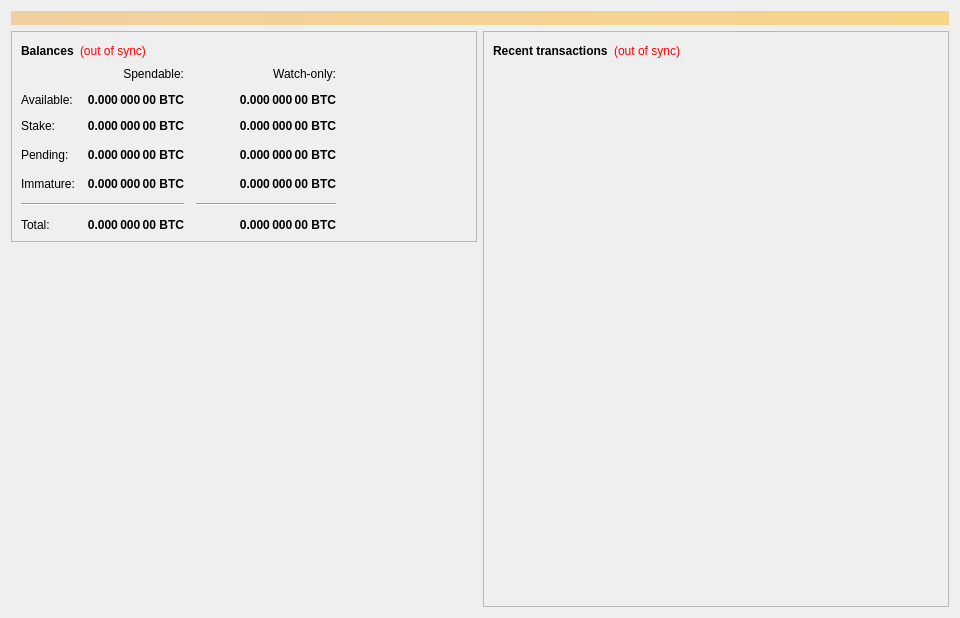
<?xml version="1.0" encoding="UTF-8"?>
<ui version="4.0">
 <class>OverviewPage</class>
 <widget class="QWidget" name="OverviewPage">
  <property name="geometry">
   <rect>
    <x>0</x>
    <y>0</y>
    <width>960</width>
    <height>618</height>
   </rect>
  </property>
  <property name="minimumSize">
   <size>
    <width>960</width>
    <height>0</height>
   </size>
  </property>
  <property name="windowTitle">
   <string>Form</string>
  </property>
  <layout class="QVBoxLayout" name="topLayout">
   <item>
    <widget class="QLabel" name="labelAlerts">
     <property name="visible">
      <bool>false</bool>
     </property>
     <property name="styleSheet">
      <string notr="true">background-color: qlineargradient(x1: 0, y1: 0, x2: 1, y2: 0, stop:0 #F0D0A0, stop:1 #F8D488); color:#000000;</string>
     </property>
     <property name="wordWrap">
      <bool>true</bool>
     </property>
     <property name="margin">
      <number>3</number>
     </property>
    </widget>
   </item>
   <item>
    <layout class="QHBoxLayout" name="horizontalLayout" stretch="1,1">
     <item>
      <layout class="QVBoxLayout" name="verticalLayout_2">
       <item>
        <widget class="QFrame" name="frame">
         <property name="frameShape">
          <enum>QFrame::StyledPanel</enum>
         </property>
         <property name="frameShadow">
          <enum>QFrame::Raised</enum>
         </property>
         <layout class="QVBoxLayout" name="verticalLayout_4">
          <item>
           <layout class="QHBoxLayout" name="horizontalLayout_4">
            <item>
             <widget class="QLabel" name="label_5">
              <property name="font">
               <font>
                <weight>75</weight>
                <bold>true</bold>
               </font>
              </property>
              <property name="text">
               <string>Balances</string>
              </property>
             </widget>
            </item>
            <item>
             <widget class="QLabel" name="labelWalletStatus">
              <property name="cursor">
               <cursorShape>WhatsThisCursor</cursorShape>
              </property>
              <property name="toolTip">
               <string>The displayed information may be out of date. Your wallet automatically synchronizes with the Ixarcoin network after a connection is established, but this process has not completed yet.</string>
              </property>
              <property name="styleSheet">
               <string notr="true">QLabel { color: red; }</string>
              </property>
              <property name="text">
               <string notr="true">(out of sync)</string>
              </property>
              <property name="alignment">
               <set>Qt::AlignLeading|Qt::AlignLeft|Qt::AlignVCenter</set>
              </property>
             </widget>
            </item>
            <item>
             <spacer name="horizontalSpacer_3">
              <property name="orientation">
               <enum>Qt::Horizontal</enum>
              </property>
              <property name="sizeHint" stdset="0">
               <size>
                <width>40</width>
                <height>20</height>
               </size>
              </property>
             </spacer>
            </item>
           </layout>
          </item>
          <item>
           <layout class="QGridLayout" name="gridLayout">
            <property name="spacing">
             <number>12</number>
            </property>
            <item row="6" column="1">
             <widget class="QLabel" name="labelTotal">
              <property name="font">
               <font>
                <weight>75</weight>
                <bold>true</bold>
               </font>
              </property>
              <property name="cursor">
               <cursorShape>IBeamCursor</cursorShape>
              </property>
              <property name="toolTip">
               <string>Your current total balance</string>
              </property>
              <property name="text">
               <string notr="true">0.000 000 00 BTC</string>
              </property>
              <property name="alignment">
               <set>Qt::AlignRight|Qt::AlignTrailing|Qt::AlignVCenter</set>
              </property>
              <property name="textInteractionFlags">
               <set>Qt::LinksAccessibleByMouse|Qt::TextSelectableByKeyboard|Qt::TextSelectableByMouse</set>
              </property>
             </widget>
            </item>
            <item row="3" column="0">
             <widget class="QLabel" name="labelPendingText">
              <property name="text">
               <string>Pending:</string>
              </property>
             </widget>
            </item>
            <item row="0" column="2">
             <widget class="QLabel" name="labelWatchonly">
              <property name="text">
               <string>Watch-only:</string>
              </property>
              <property name="alignment">
               <set>Qt::AlignRight|Qt::AlignTrailing|Qt::AlignVCenter</set>
              </property>
             </widget>
            </item>
            <item row="3" column="2">
             <widget class="QLabel" name="labelWatchPending">
              <property name="font">
               <font>
                <weight>75</weight>
                <bold>true</bold>
               </font>
              </property>
              <property name="cursor">
               <cursorShape>IBeamCursor</cursorShape>
              </property>
              <property name="toolTip">
               <string>Unconfirmed transactions to watch-only addresses</string>
              </property>
              <property name="text">
               <string notr="true">0.000 000 00 BTC</string>
              </property>
              <property name="alignment">
               <set>Qt::AlignRight|Qt::AlignTrailing|Qt::AlignVCenter</set>
              </property>
              <property name="textInteractionFlags">
               <set>Qt::LinksAccessibleByMouse|Qt::TextSelectableByKeyboard|Qt::TextSelectableByMouse</set>
              </property>
             </widget>
            </item>
            <item row="4" column="2">
             <widget class="QLabel" name="labelWatchImmature">
              <property name="font">
               <font>
                <weight>75</weight>
                <bold>true</bold>
               </font>
              </property>
              <property name="cursor">
               <cursorShape>IBeamCursor</cursorShape>
              </property>
              <property name="toolTip">
               <string>Mined balance in watch-only addresses that has not yet matured</string>
              </property>
              <property name="text">
               <string notr="true">0.000 000 00 BTC</string>
              </property>
              <property name="alignment">
               <set>Qt::AlignRight|Qt::AlignTrailing|Qt::AlignVCenter</set>
              </property>
              <property name="textInteractionFlags">
               <set>Qt::LinksAccessibleByMouse|Qt::TextSelectableByKeyboard|Qt::TextSelectableByMouse</set>
              </property>
             </widget>
            </item>
            <item row="3" column="3">
             <spacer name="horizontalSpacer_2">
              <property name="orientation">
               <enum>Qt::Horizontal</enum>
              </property>
              <property name="sizeHint" stdset="0">
               <size>
                <width>40</width>
                <height>20</height>
               </size>
              </property>
             </spacer>
            </item>
            <item row="5" column="2">
             <widget class="Line" name="lineWatchBalance">
              <property name="sizePolicy">
               <sizepolicy hsizetype="Preferred" vsizetype="Fixed">
                <horstretch>0</horstretch>
                <verstretch>0</verstretch>
               </sizepolicy>
              </property>
              <property name="minimumSize">
               <size>
                <width>140</width>
                <height>0</height>
               </size>
              </property>
              <property name="orientation">
               <enum>Qt::Horizontal</enum>
              </property>
             </widget>
            </item>
            <item row="4" column="0">
             <widget class="QLabel" name="labelImmatureText">
              <property name="text">
               <string>Immature:</string>
              </property>
             </widget>
            </item>
            <item row="6" column="2">
             <widget class="QLabel" name="labelWatchTotal">
              <property name="font">
               <font>
                <weight>75</weight>
                <bold>true</bold>
               </font>
              </property>
              <property name="cursor">
               <cursorShape>IBeamCursor</cursorShape>
              </property>
              <property name="toolTip">
               <string>Current total balance in watch-only addresses</string>
              </property>
              <property name="text">
               <string notr="true">0.000 000 00 BTC</string>
              </property>
              <property name="alignment">
               <set>Qt::AlignRight|Qt::AlignTrailing|Qt::AlignVCenter</set>
              </property>
              <property name="textInteractionFlags">
               <set>Qt::LinksAccessibleByMouse|Qt::TextSelectableByKeyboard|Qt::TextSelectableByMouse</set>
              </property>
             </widget>
            </item>
            <item row="1" column="1">
             <widget class="QLabel" name="labelBalance">
              <property name="font">
               <font>
                <weight>75</weight>
                <bold>true</bold>
               </font>
              </property>
              <property name="cursor">
               <cursorShape>IBeamCursor</cursorShape>
              </property>
              <property name="toolTip">
               <string>Your current spendable balance</string>
              </property>
              <property name="text">
               <string notr="true">0.000 000 00 BTC</string>
              </property>
              <property name="alignment">
               <set>Qt::AlignRight|Qt::AlignTrailing|Qt::AlignVCenter</set>
              </property>
              <property name="textInteractionFlags">
               <set>Qt::LinksAccessibleByMouse|Qt::TextSelectableByKeyboard|Qt::TextSelectableByMouse</set>
              </property>
             </widget>
            </item>
            <item row="2" column="0">
             <widget class="QLabel" name="label_10">
              <property name="text">
               <string>Stake:</string>
              </property>
             </widget>
            </item>
            <item row="5" column="0" colspan="2">
             <widget class="Line" name="lineSpendableBalance">
              <property name="orientation">
               <enum>Qt::Horizontal</enum>
              </property>
             </widget>
            </item>
            <item row="2" column="2">
             <widget class="QLabel" name="labelWatchStake">
              <property name="font">
               <font>
                <weight>75</weight>
                <bold>true</bold>
               </font>
              </property>
              <property name="cursor">
               <cursorShape>IBeamCursor</cursorShape>
              </property>
              <property name="toolTip">
               <string>Total of coins that was staked in watch-only addresses, and do not yet count toward the current watch-only balance</string>
              </property>
              <property name="text">
               <string notr="true">0.000 000 00 BTC</string>
              </property>
              <property name="alignment">
               <set>Qt::AlignRight|Qt::AlignTrailing|Qt::AlignVCenter</set>
              </property>
              <property name="textInteractionFlags">
               <set>Qt::LinksAccessibleByMouse|Qt::TextSelectableByKeyboard|Qt::TextSelectableByMouse</set>
              </property>
             </widget>
            </item>
            <item row="1" column="0">
             <widget class="QLabel" name="labelBalanceText">
              <property name="text">
               <string>Available:</string>
              </property>
             </widget>
            </item>
            <item row="1" column="2">
             <widget class="QLabel" name="labelWatchAvailable">
              <property name="font">
               <font>
                <weight>75</weight>
                <bold>true</bold>
               </font>
              </property>
              <property name="cursor">
               <cursorShape>IBeamCursor</cursorShape>
              </property>
              <property name="toolTip">
               <string>Your current balance in watch-only addresses</string>
              </property>
              <property name="text">
               <string notr="true">0.000 000 00 BTC</string>
              </property>
              <property name="alignment">
               <set>Qt::AlignRight|Qt::AlignTrailing|Qt::AlignVCenter</set>
              </property>
              <property name="textInteractionFlags">
               <set>Qt::LinksAccessibleByMouse|Qt::TextSelectableByKeyboard|Qt::TextSelectableByMouse</set>
              </property>
             </widget>
            </item>
            <item row="0" column="1">
             <widget class="QLabel" name="labelSpendable">
              <property name="text">
               <string>Spendable:</string>
              </property>
              <property name="alignment">
               <set>Qt::AlignRight|Qt::AlignTrailing|Qt::AlignVCenter</set>
              </property>
             </widget>
            </item>
            <item row="2" column="1">
             <widget class="QLabel" name="labelStake">
              <property name="font">
               <font>
                <weight>75</weight>
                <bold>true</bold>
               </font>
              </property>
              <property name="cursor">
               <cursorShape>IBeamCursor</cursorShape>
              </property>
              <property name="toolTip">
               <string>Total of coins that was staked, and do not yet count toward the current balance</string>
              </property>
              <property name="text">
               <string notr="true">0.000 000 00 BTC</string>
              </property>
              <property name="alignment">
               <set>Qt::AlignRight|Qt::AlignTrailing|Qt::AlignVCenter</set>
              </property>
              <property name="textInteractionFlags">
               <set>Qt::LinksAccessibleByMouse|Qt::TextSelectableByKeyboard|Qt::TextSelectableByMouse</set>
              </property>
             </widget>
            </item>
            <item row="4" column="1">
             <widget class="QLabel" name="labelImmature">
              <property name="font">
               <font>
                <weight>75</weight>
                <bold>true</bold>
               </font>
              </property>
              <property name="cursor">
               <cursorShape>IBeamCursor</cursorShape>
              </property>
              <property name="toolTip">
               <string>Mined balance that has not yet matured</string>
              </property>
              <property name="text">
               <string notr="true">0.000 000 00 BTC</string>
              </property>
              <property name="alignment">
               <set>Qt::AlignRight|Qt::AlignTrailing|Qt::AlignVCenter</set>
              </property>
              <property name="textInteractionFlags">
               <set>Qt::LinksAccessibleByMouse|Qt::TextSelectableByKeyboard|Qt::TextSelectableByMouse</set>
              </property>
             </widget>
            </item>
            <item row="6" column="0">
             <widget class="QLabel" name="labelTotalText">
              <property name="text">
               <string>Total:</string>
              </property>
             </widget>
            </item>
            <item row="3" column="1">
             <widget class="QLabel" name="labelUnconfirmed">
              <property name="font">
               <font>
                <weight>75</weight>
                <bold>true</bold>
               </font>
              </property>
              <property name="cursor">
               <cursorShape>IBeamCursor</cursorShape>
              </property>
              <property name="toolTip">
               <string>Total of transactions that have yet to be confirmed, and do not yet count toward the spendable balance</string>
              </property>
              <property name="text">
               <string notr="true">0.000 000 00 BTC</string>
              </property>
              <property name="alignment">
               <set>Qt::AlignRight|Qt::AlignTrailing|Qt::AlignVCenter</set>
              </property>
              <property name="textInteractionFlags">
               <set>Qt::LinksAccessibleByMouse|Qt::TextSelectableByKeyboard|Qt::TextSelectableByMouse</set>
              </property>
             </widget>
            </item>
           </layout>
          </item>
         </layout>
        </widget>
       </item>
       <item>
        <layout class="QVBoxLayout" name="verticalLayout_5">
         <item>
          <spacer name="verticalSpacer">
           <property name="orientation">
            <enum>Qt::Vertical</enum>
           </property>
           <property name="sizeHint" stdset="0">
            <size>
             <width>20</width>
             <height>40</height>
            </size>
           </property>
          </spacer>
         </item>
         <item>
          <widget class="QLabel" name="label">
           <property name="text">
            <string/>
           </property>
           <property name="pixmap">
            <pixmap>../res/images/header2.png</pixmap>
           </property>
           <property name="scaledContents">
            <bool>false</bool>
           </property>
           <property name="alignment">
            <set>Qt::AlignCenter</set>
           </property>
          </widget>
         </item>
         <item>
          <spacer name="verticalSpacer_2">
           <property name="orientation">
            <enum>Qt::Vertical</enum>
           </property>
           <property name="sizeHint" stdset="0">
            <size>
             <width>20</width>
             <height>40</height>
            </size>
           </property>
          </spacer>
         </item>
        </layout>
       </item>
      </layout>
     </item>
     <item>
      <layout class="QVBoxLayout" name="verticalLayout_3">
       <item>
        <widget class="QFrame" name="frame_2">
         <property name="frameShape">
          <enum>QFrame::StyledPanel</enum>
         </property>
         <property name="frameShadow">
          <enum>QFrame::Raised</enum>
         </property>
         <layout class="QVBoxLayout" name="verticalLayout">
          <item>
           <layout class="QHBoxLayout" name="horizontalLayout_2">
            <item>
             <widget class="QLabel" name="label_4">
              <property name="font">
               <font>
                <weight>75</weight>
                <bold>true</bold>
               </font>
              </property>
              <property name="text">
               <string>Recent transactions</string>
              </property>
             </widget>
            </item>
            <item>
             <widget class="QLabel" name="labelTransactionsStatus">
              <property name="cursor">
               <cursorShape>WhatsThisCursor</cursorShape>
              </property>
              <property name="toolTip">
               <string>The displayed information may be out of date. Your wallet automatically synchronizes with the Ixarcoin network after a connection is established, but this process has not completed yet.</string>
              </property>
              <property name="styleSheet">
               <string notr="true">QLabel { color: red; }</string>
              </property>
              <property name="text">
               <string notr="true">(out of sync)</string>
              </property>
              <property name="alignment">
               <set>Qt::AlignRight|Qt::AlignTrailing|Qt::AlignVCenter</set>
              </property>
             </widget>
            </item>
            <item>
             <spacer name="horizontalSpacer">
              <property name="orientation">
               <enum>Qt::Horizontal</enum>
              </property>
              <property name="sizeHint" stdset="0">
               <size>
                <width>40</width>
                <height>20</height>
               </size>
              </property>
             </spacer>
            </item>
           </layout>
          </item>
          <item>
           <widget class="QListView" name="listTransactions">
            <property name="styleSheet">
             <string notr="true">QListView { background: transparent; }</string>
            </property>
            <property name="frameShape">
             <enum>QFrame::NoFrame</enum>
            </property>
            <property name="verticalScrollBarPolicy">
             <enum>Qt::ScrollBarAlwaysOff</enum>
            </property>
            <property name="horizontalScrollBarPolicy">
             <enum>Qt::ScrollBarAlwaysOff</enum>
            </property>
            <property name="selectionMode">
             <enum>QAbstractItemView::NoSelection</enum>
            </property>
           </widget>
          </item>
         </layout>
        </widget>
       </item>
      </layout>
     </item>
    </layout>
   </item>
  </layout>
 </widget>
 <resources/>
 <connections/>
</ui>
